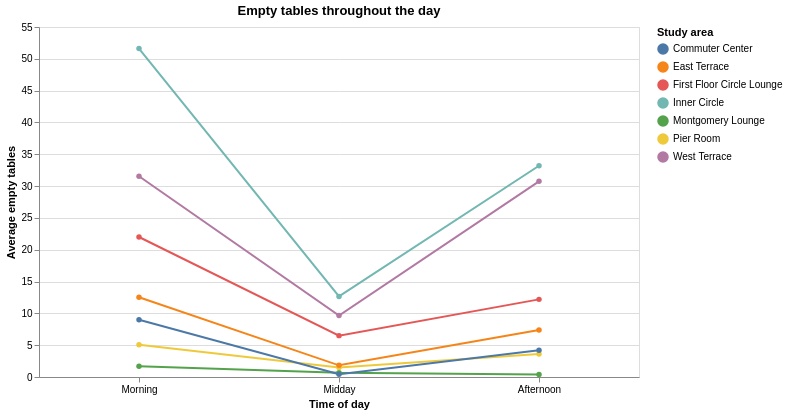

The notebook cell saved with this chart:
### Code cell
alt.Chart(data).mark_line(point=True).encode(
    x=alt.X(
        "time_of_day:O",
        title="Time of day",
        sort=periods,
        axis=alt.Axis(labelAngle=0)
    ),
    y=alt.Y(
        "mean(available_tables):Q",
        title="Average empty tables",
        scale=alt.Scale(zero=True)
    ),
    color=alt.Color("location_label:N", title="Study area")
).properties(
    width=600,
    height=350,
    title="Empty tables throughout the day"
)

### Figure 1 — Vega-Lite specification as saved in the notebook (floating-point values rounded to 4 significant figures; data arrays with more than 128 entries replaced by an {"elided": "..."} marker saying what was removed)
{"config": {"view": {"continuousWidth": 300, "continuousHeight": 300}}, "data": {"name": "data-73b8ac57947d083e3455fe0158ea3ac6"}, "mark": {"type": "line", "point": true}, "encoding": {"color": {"field": "location_label", "title": "Study area", "type": "nominal"}, "x": {"axis": {"labelAngle": 0}, "field": "time_of_day", "sort": ["Morning", "Midday", "Afternoon"], "title": "Time of day", "type": "ordinal"}, "y": {"aggregate": "mean", "field": "available_tables", "scale": {"zero": true}, "title": "Average empty tables", "type": "quantitative"}}, "height": 350, "title": "Empty tables throughout the day", "width": 600, "$schema": "https://vega.github.io/schema/vega-lite/v6.4.1.json", "datasets": {"data-73b8ac57947d083e3455fe0158ea3ac6": {"elided": "170 records"}}}
